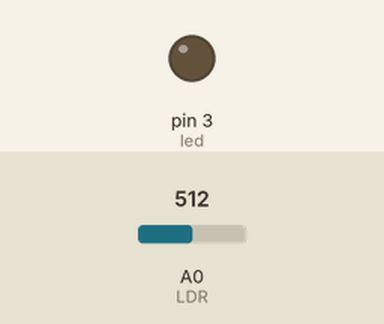
Recording of a sketch running on a simulated Arduino Uno, built with avr-gcc and run on an emulated ATmega328P. On the bench: output pins drawn as LEDs (lit = HIGH). Inputs (shaded band) come from the test bench; at power-on: A0 (LDR) = 512. What the sketch prints to the serial monitor is not drawn.

Above: at 1.2 s.
1.3 s: A0 (LDR) set to 883
2.8 s: A0 (LDR) set to 918
At 3.4 s:
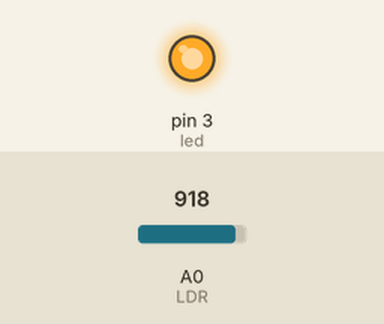
4.3 s: A0 (LDR) set to 890
At 4.8 s:
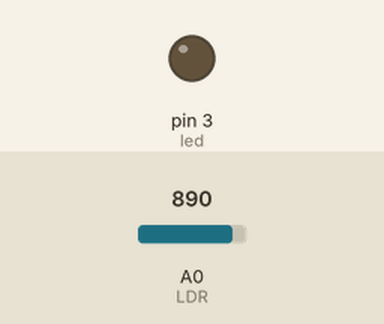
5.8 s: A0 (LDR) set to 910
At 6.2 s:
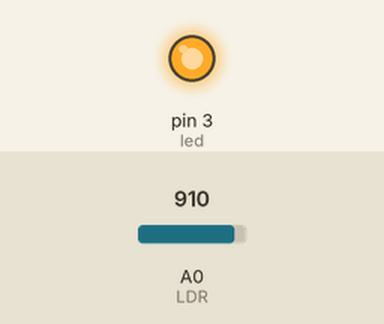
Timing chart, 0 to 8.3 s (numbered marks = the images above; inputs shaded):
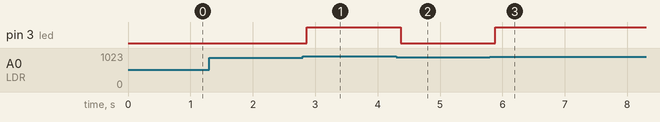

Measured:
- the behaviour switches between 900 and 901 on A0 (LDR) (found by bisection; images 0 and 1)
- after the input at 1.3 s, every drawn part: stays the same
- after the input at 2.8 s, pin 3 (led): LOW → HIGH after 0.07 s
- after the input at 4.3 s, pin 3 (led): HIGH → LOW after 0.07 s
- after the input at 5.8 s, pin 3 (led): LOW → HIGH after 0.08 s

The sketch:

LDR_and_arduino.ino
```cpp
//the resistance level of the LDR changes with the light level
//LDR can be used to detect the time level
//while making the circuit a 10kohm resistor is needed for LDS's connection
#define led 3
void setup() {
  pinMode(led,OUTPUT); // in the circuit LED is connected to the pin 3
  //we want our led to turn on with the input taken from pin 3, it will behave as an output
  Serial.begin(9600);// the values will be seen also on the computer's screen
}
void loop() {
 int light_level= analogRead(A0); //in our circuit LDR and 10k resistor is connected to the pin analog0
// Since we do not know the light level in the room we will take the value from the lds and the value will be btw 0-1023
Serial.print(light_level);
delay(50); //since data transfer started we add delay to see them clearly
if(light_level<900){
digitalWrite(led,LOW);//led defined as an output with pinmode commend, digitalWrite will determine wheter it will be 5 or 0
}
if(light_level>900){
digitalWrite(led,HIGH);
}}
```
